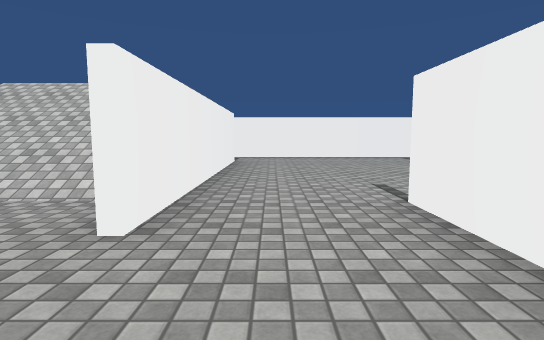
view 1 (above)

14 first-person views from a walk through a Unity game level. The camera is 1.2 m above the floor, tilts 6° down and sees 80° across. The floor is counted in squares, 2 m on a side. Each view is taken from the middle of a square. On the plan, view 1 faces up. The plan holds only what a view shows up to about 10 squares ahead; the rest is blank. The place goes on beyond the plan. The player is left out. Some animated figures are not drawn. Surface patterns are stand-ins for the level's own textures.

view 2
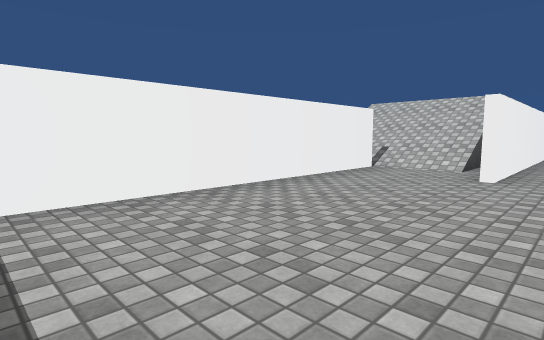

view 3
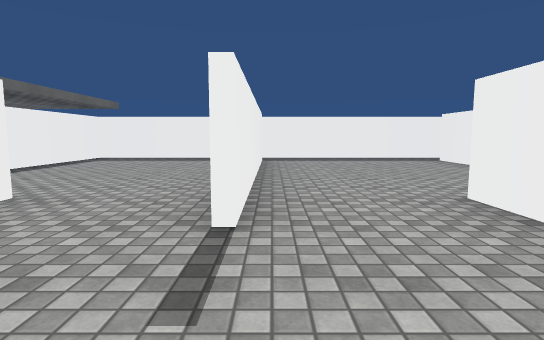

view 4
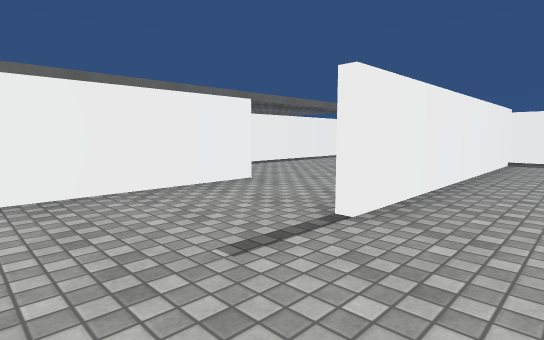

view 5
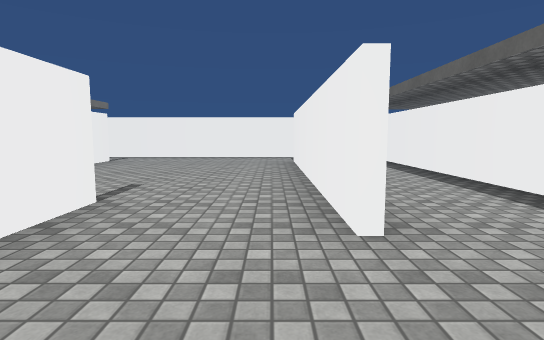

view 6
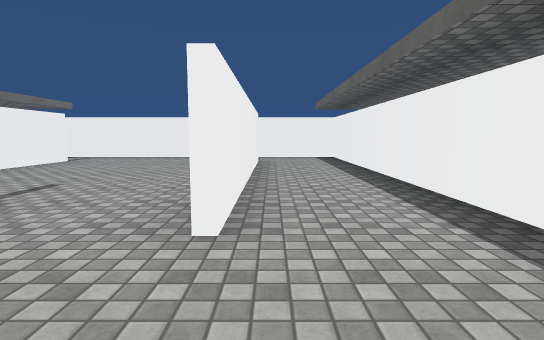

view 7
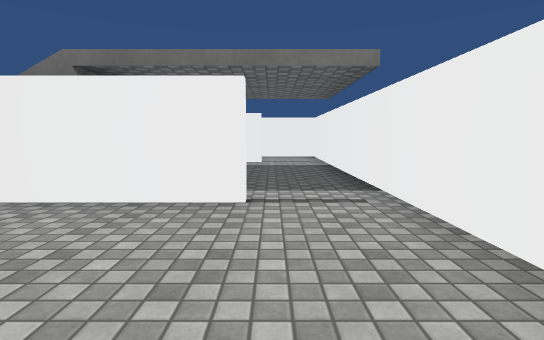

view 8
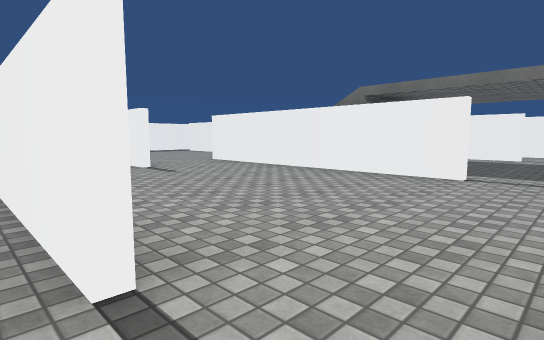

view 9
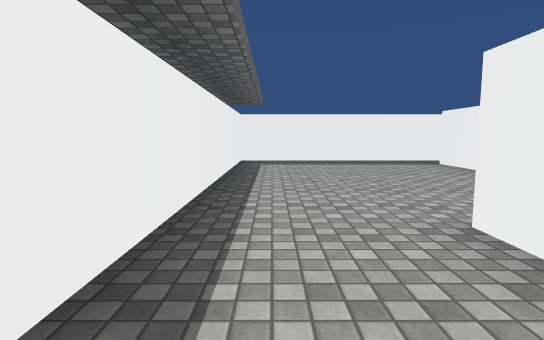

view 10
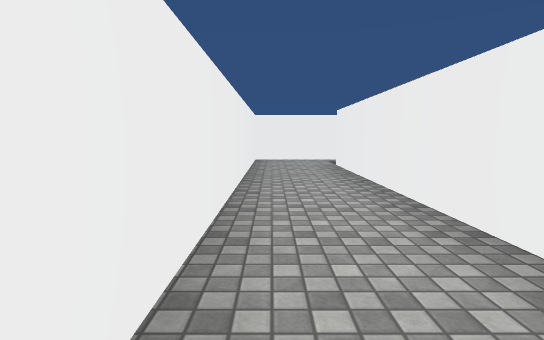

view 11
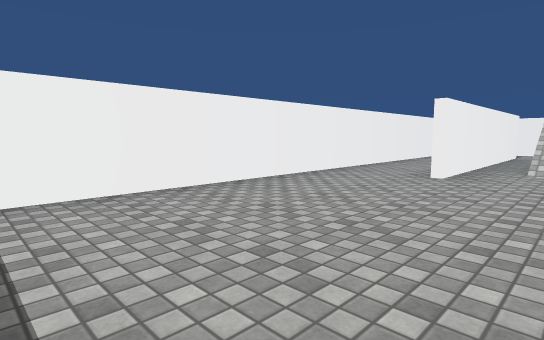

view 12
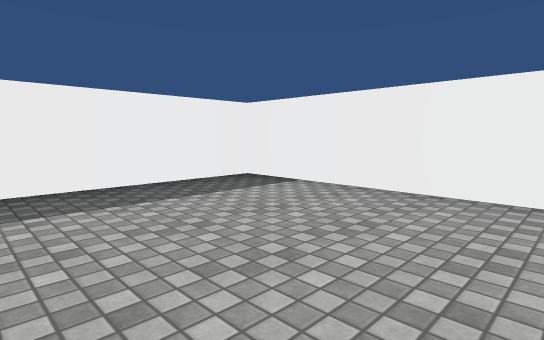

view 13
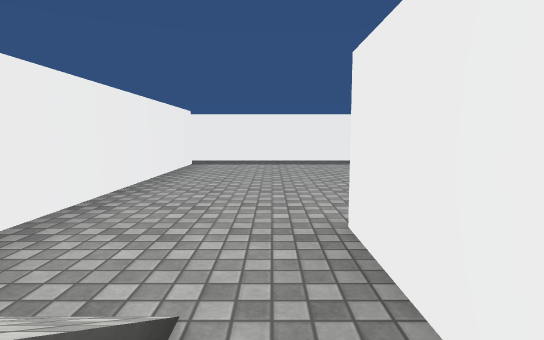

view 14
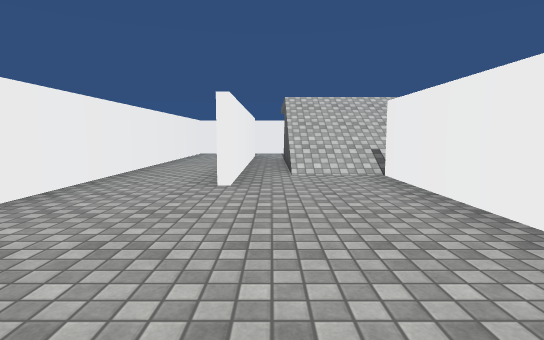

### Floor plan
Key: @ floor where view 1 was taken; # wall or solid block; x gap in a wall; . main floor; : floor 3 m higher than the main floor; / step, stairs or slope; = window, fence, low wall or low ledge; v drop or lower ground.
Columns run from 8 left of view 1 to 6 right of it. Each row starts with its distance up from view 1.
 10 ###############
  9 #.............#
  8 #.............#
  7 #.#....#....#.#
  6 #.#.:::v....#.#
  5 #.#.///v....#.#
  4 #.#.///=....#.#
  3 #.#.///#....#.#
  2 #.#..#.#.#..#.#
  1 #....#...#....#
  0 #....#..@#....#
 -1 #....#...#....#
 -2 #....#...#....#
 -3 #....x...x....#
 -4 ###############

Positions as (right, up) in squares from view 1, and headings:
1: (0, 0), facing up
2: (0, -3), facing up-left
3: (1, 5), facing down
4: (0, 5), facing down-right
5: (3, 0), facing up
6: (4, 0), facing up
7: (2, 8), facing left
8: (4, 9), facing down-left
9: (5, 4), facing down
10: (-7, 1), facing up
11: (-4, -3), facing up-left
12: (-4, 0), facing down-left
13: (-5, 4), facing down
14: (-5, -2), facing up
